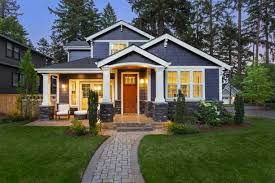
#> input picture house1.jpg, 275 x 183 px
$ jupyter execute 'Task 4.2.ipynb'
#> lines starting #> are read from the running program, lines starting #| are printed output that depends on the picture; after the words box and inside, x2 and y2 are one past the last pixel; in counts of white or black regions, pixels touching at a corner belong together
[cell 1]
#Task4.2
#Take 2 image crop some part of both image and swap it.

[cell 2]
import cv2

[cell 3]
Image = cv2.imread("house1.jpg")
#> Image is the input picture: shape (183, 275, 3); mean B, G, R 75.9, 90.7, 87.3

[cell 4]
Image.shape
#> Out = (183, 275, 3)

[cell 5]
Picture = cv2.imread("house2.jpg")
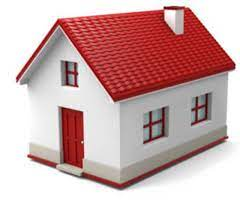
#> input picture house2.jpg, 240 x 210 px
#> Picture is the input picture: shape (210, 240, 3); mean B, G, R 173.3, 174, 205.7

[cell 6]
Picture.shape
#> Out = (210, 240, 3)

[cell 7]
# to open photo
cv2.imshow("house1",Image)
cv2.imshow("house2",Picture)
cv2.waitKey()
cv2.destroyAllWindows()

[cell 8]
# CROP & SWAP
crop_Image = Image[0:100,100:180]
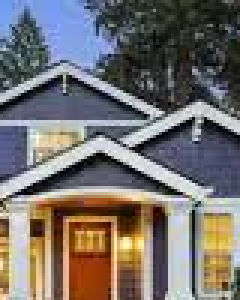
#> crop_Image: shape (100, 80, 3) (shown 3 times larger); mean B, G, R 109.6, 112, 117.2
Picture[0:100,100:180] = crop_Image
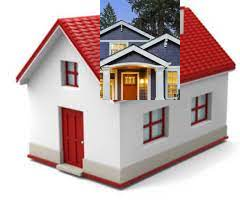
#> Picture: shape (210, 240, 3); 15.87% of pixels changed, all inside (x1, y1, x2, y2) = (100, 0, 180, 100)
cv2.imshow("swaping",Picture)
cv2.waitKey()
cv2.destroyAllWindows()

[cell 9]
# CROP & SWAP
Picture = cv2.imread("house2.jpg")
crop_Picture = Picture[0:100,100:180]
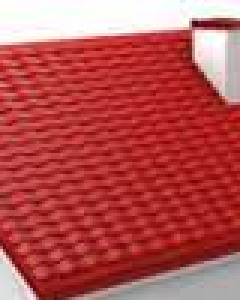
#> crop_Picture: shape (100, 80, 3) (shown 3 times larger); mean B, G, R 81, 81.6, 182.2
Image[0:100,100:180]=crop_Picture
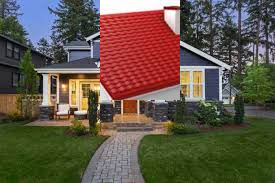
#> Image: shape (183, 275, 3); 15.9% of pixels changed, all inside (x1, y1, x2, y2) = (100, 0, 180, 100)
cv2.imshow("swaping",Image)
